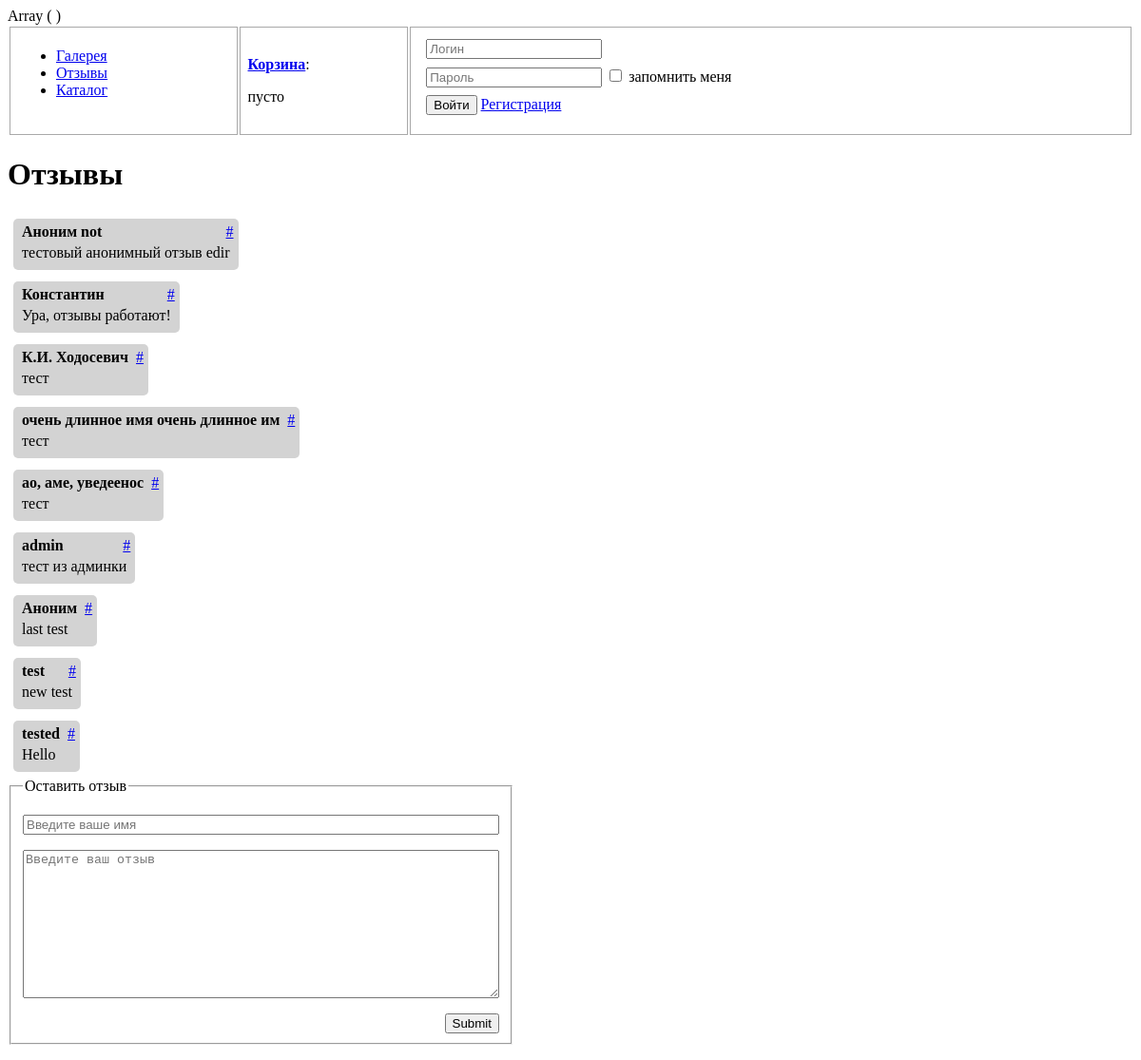
The page /?mod=feedback on the database its author committed.
### tables this page shows
CREATE TABLE IF NOT EXISTS `feedback` (
  `id` int(11) NOT NULL AUTO_INCREMENT,
  `feedback` text NOT NULL,
  `nickname` varchar(64) NOT NULL DEFAULT 'Аноним',
  PRIMARY KEY (`id`)
);

### modules/feedback.php (the view, shortened to what this page needs)
<?php
$title = "Отзывы";
$content = "<div>";
$result = mysqli_query($conn, "SELECT * FROM feedback");
while ($feedback = mysqli_fetch_assoc($result)) {
    $content .= "<div class='feedback'><div><span>".$feedback['nickname']."</span><a name='".$feedback['id']."' href='#".$feedback['id']."'>#</a><p>".$feedback['feedback']."</p></div></div>\n";
}
$content .= "</div>
<form action='' method='POST'>
    <fieldset class='feedback-form'>
        <legend>Оставить отзыв</legend>
        <div>
            <p><input name='nickname' type='text' placeholder='Введите ваше имя'></p>
            <p><textarea name='feedback' cols='60' rows='10' placeholder='Введите ваш отзыв' required></textarea></p>
            <p><input type='submit' name='add'></p>
        </div>
    </fieldset>
</form>";

### core/minicart.php (shortened to what this page needs)
<?php
if ($_SESSION['cart']['qty']) {
    $inCart = $_SESSION['cart']['qty']." ".getNumEnding($_SESSION['cart']['qty'], array("товар","товара","товаров")).
        " на ".$_SESSION['cart']['total']." руб.";
}
else {
    $inCart = "пусто";
}
$cart = "<b><a href='?mod=cart'>Корзина</a></b>:<p>".$inCart."</p>";

### core/auth.php (shortened to what this page needs)
<?php
$authError = false;
if (isset($_SESSION['userid']) && isset($_SESSION['login'])) {
    $auth = "Привет, <b>".$_SESSION['login']."</b>
<form action='' method='POST'>
    <input type='submit' value='Выйти' name='logout'>
</form>";
}
else {
    $auth = "<form class='auth' action ='' method='POST'>
            <p><input type='text' name='login' placeholder='Логин' pattern='^[A-Za-z][A-Za-z0-9]{3,31}$' required>".($authError ? " ".$authError : "")."</p>
            <p><input type='password' name='password' placeholder='Пароль' required> <input type='checkbox' name='remember' value='1' id='remember'> <label for='remember'>запомнить меня</label></p>
            <p><input type='submit' value='Войти' name='sign'> <a href='?mod=reg'>Регистрация</a></p>
         </form>";
}

### index.php (shortened to what this page needs)
<?php
$mod = $_GET['mod'] ? (string)htmlspecialchars(strip_tags($_GET['mod'])) : DEFAULT_MOD;
$content = '';
include "core/minicart.php";
include "core/auth.php";
require "modules/".$mod.".php";
print_r($_SESSION);
?>
<!DOCTYPE html>
<html>
<head>
    <link rel="stylesheet" href="style.css">
</head>
<body>
    <table class="header">
        <tr>
            <td>
                <ul>
                    <li><a href="?mod=gallery">Галерея</a></li>
                    <li><a href="?mod=feedback">Отзывы</a></li>
                    <li><a href="?mod=catalog">Каталог</a></li>
                </ul>
            </td>
            <td><?=($mod == "cart" ? "" : $cart);?></td>
            <td><?=$auth;?></td>
        </tr>
    </table>
    <h1><?=$title;?></h1>
    <?=$content;?>
</body>
</html>

### style.css (style rules this page uses)
.auth p { margin: 8px; padding: 0px; }
.header { width: 100%; }
.header td, .cart td { border: 1px solid darkgray; }
.cart td:not(:first-child), .header td { padding: 4px 8px; }
.feedback-form, .feedback-form div { display: inline-block; }
.feedback-form input[type=text], .feedback-form textarea { width: 100%; box-sizing: border-box; }
.feedback-form input[type=submit], .feedback a, .product span { float: right; }
.feedback div { display: inline-block; background-color: lightgrey; border-radius: 5px; margin: 6px; padding: 5px; }
.feedback span { font-weight: bold; margin-right: 8px; margin-left: 4px; }
.feedback p { margin: 4px; }

### rows shown on the page
feedback: nickname "Аноним not", feedback "тестовый анонимный отзыв edir"
feedback: nickname "Константин", feedback "Ура, отзывы работают!"
feedback: nickname "К.И. Ходосевич", feedback "тест"
feedback: nickname "очень длинное имя очень длинное им", feedback "тест"
feedback: nickname "ао, аме, уведеенос", feedback "тест"
feedback: nickname "admin", feedback "тест из админки"
feedback: nickname "Аноним", feedback "last test"
feedback: nickname "test", feedback "new test"
feedback: nickname "tested", feedback "Hello"

### other values the page prints
$inCart "пусто"
$title "Отзывы"
